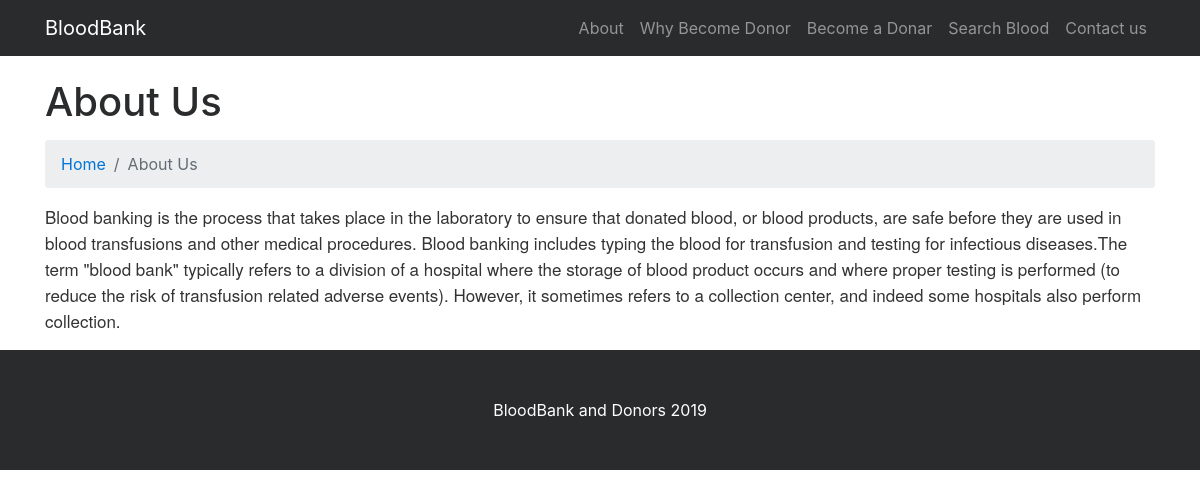
Screenshot of /page.php?type=aboutus with the database file from the repository.
### tables this page shows
CREATE TABLE `tblpages` (
  `id` int(11) NOT NULL,
  `PageName` varchar(255) DEFAULT NULL,
  `type` varchar(255) NOT NULL DEFAULT '',
  `detail` longtext NOT NULL
);

### page.php (the view, shortened to what this page needs)
<?php
include('includes/config.php');
?>
<!DOCTYPE html>
<html lang="en">
<head>
    <link href="vendor/bootstrap/css/bootstrap.min.css" rel="stylesheet">
    <link href="vendor/font-awesome/css/font-awesome.min.css" rel="stylesheet" type="text/css">
    <link href="css/modern-business.css" rel="stylesheet">
</head>
<body>
<?php include('includes/header.php');?>
    <div class="container">
                    <?php
$pagetype=$_GET['type'];
$sql = "SELECT type,detail,PageName from tblpages where type=:pagetype";
$query = $dbh -> prepare($sql);
$query->bindParam(':pagetype',$pagetype,PDO::PARAM_STR);
$query->execute();
$results=$query->fetchAll(PDO::FETCH_OBJ);
if($query->rowCount() > 0)
{
foreach($results as $result)
{ ?>
        <h1 class="mt-4 mb-3"><?php   echo htmlentities($result->PageName); ?> </h1>
        <ol class="breadcrumb">
            <li class="breadcrumb-item">
                <a href="index.php">Home</a>
            </li>
            <li class="breadcrumb-item active"><?php   echo htmlentities($result->PageName); ?></li>
        </ol>
        <p><?php  echo $result->detail; ?> </p>
    </div>
    <?php } } ?>
   <?php include('includes/footer.php');?>
</body>
</html>

### css/modern-business.css (style rules this page uses)
body { padding-top: 54px; }
@media (min-width: 992px) { body { padding-top: 56px; } }

### rows the page displays
tblpages: PageName "About Us", detail "Blood banking is the process that takes place in the laboratory to ensure that donated blood, or blood products, are safe before they are used in blood transfusions and other medical procedures. Blood banking includes typing the blood for transfusion and testing for infectious diseases.The term \"blood bank\" typically refers to a division of a hospital where the storage of blood product occurs and where proper testing is performed (to reduce the risk of transfusion related adverse events). However, it sometimes refers to a collection center, and indeed some hospitals also perform collection."
